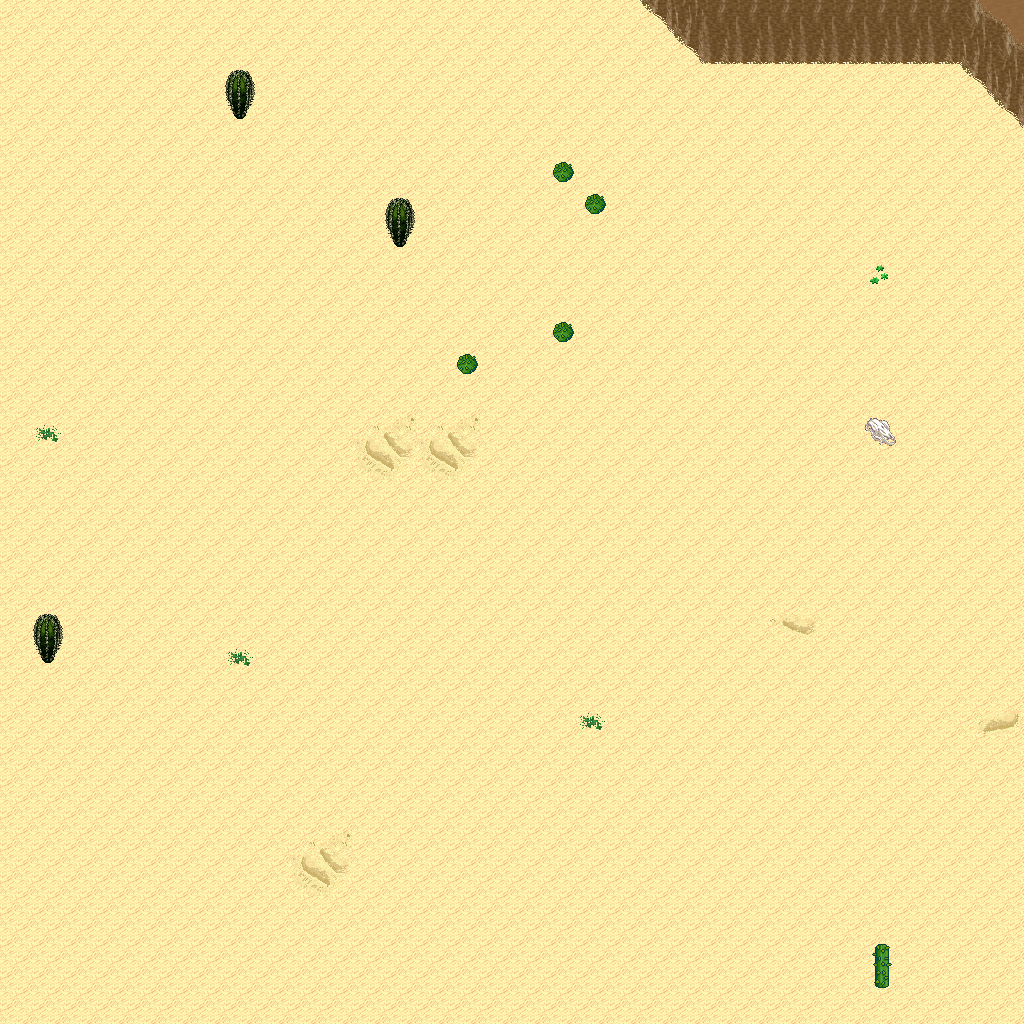

A 2D game scene composited from a Tiled map and its tileset images. What follows is a short description and the map's XML, with each tile layer's data collapsed to a summary:
An orthogonal 32x32 tile map with 32x32 px tiles, 5 tile layers (Ground, Objects, Objects2, Above, ...), 1 hidden layer not drawn, 11 tilesets.

<map version="1.10" tiledversion="1.11.0" orientation="orthogonal" renderorder="right-down" width="32" height="32" tilewidth="32" tileheight="32" infinite="0" nextlayerid="11" nextobjectid="1">
 <tileset firstgid="1" name="logic_collision" tilewidth="32" tileheight="32" tilecount="1" columns="1">
  <image source="../drawable/logic_collision.png" width="32" height="32" />
 </tileset>
 <tileset firstgid="2" name="ground_ground" tilewidth="32" tileheight="32" tilecount="33" columns="3">
  <image source="../drawable/ground_ground.png" width="96" height="352" />
 </tileset>
 <tileset firstgid="35" name="ground_ridge_earth_pale" tilewidth="32" tileheight="32" tilecount="96" columns="12">
  <image source="../drawable/ground_ridge_earth_pale.png" width="384" height="256" />
 </tileset>
 <tileset firstgid="131" name="ground_ridge_earth_dark" tilewidth="32" tileheight="32" tilecount="96" columns="12">
  <image source="../drawable/ground_ridge_earth_dark.png" width="384" height="256" />
 </tileset>
 <tileset firstgid="227" name="terrain_desert" tilewidth="32" tileheight="32" tilecount="88" columns="8">
  <image source="../drawable/terrain_desert.png" width="256" height="352" />
 </tileset>
 <tileset firstgid="315" name="ground_sand_2" tilewidth="32" tileheight="32" tilecount="15" columns="5">
  <image source="../drawable/ground_sand_2.png" width="160" height="96" />
 </tileset>
 <tileset firstgid="330" name="plant_cactus_2" tilewidth="32" tileheight="32" tilecount="10" columns="5">
  <image source="../drawable/plant_cactus_2.png" width="160" height="64" />
 </tileset>
 <tileset firstgid="340" name="plant_cactus" tilewidth="32" tileheight="32" tilecount="2" columns="1">
  <image source="../drawable/plant_cactus.png" width="32" height="64" />
 </tileset>
 <tileset firstgid="342" name="plant_tree_evergreen" tilewidth="32" tileheight="32" tilecount="36" columns="3">
  <image source="../drawable/plant_tree_evergreen.png" width="96" height="384" />
 </tileset>
 <tileset firstgid="378" name="ground_rock_pebbles" tilewidth="32" tileheight="32" tilecount="3" columns="1">
  <image source="../drawable/ground_rock_pebbles.png" width="32" height="96" />
 </tileset>
 <tileset firstgid="381" name="plant_star_shaped_plants" tilewidth="32" tileheight="32" tilecount="6" columns="2">
  <image source="../drawable/plant_star_shaped_plants.png" width="64" height="96" />
 </tileset>
 <layer id="1" name="Ground" width="32" height="32">
  <data>[1024 cells, 1024 non-empty, 12 distinct tile ids]</data>
 </layer>
 <layer id="2" name="Objects" width="32" height="32">
  <data>[1024 cells, 35 non-empty, 10 distinct tile ids]</data>
 </layer>
 <layer id="3" name="Objects2" width="32" height="32">
  <data>[1024 cells, 0 non-empty, 0 distinct tile ids]</data>
 </layer>
 <layer id="4" name="Above" width="32" height="32">
  <data>[1024 cells, 4 non-empty, 2 distinct tile ids]</data>
 </layer>
 <layer id="5" name="Above2" width="32" height="32">
  <data>[1024 cells, 0 non-empty, 0 distinct tile ids]</data>
 </layer>
 <layer id="6" name="Walkable" width="32" height="32" visible="0">
  <data>[1024 cells, 30 non-empty, 1 distinct tile ids]</data>
 </layer>
 <objectgroup id="7" name="Mapevents" />
 <objectgroup id="8" name="Spawn" />
 <objectgroup id="9" name="Keys" />
 <objectgroup id="10" name="Replace" />
</map>
